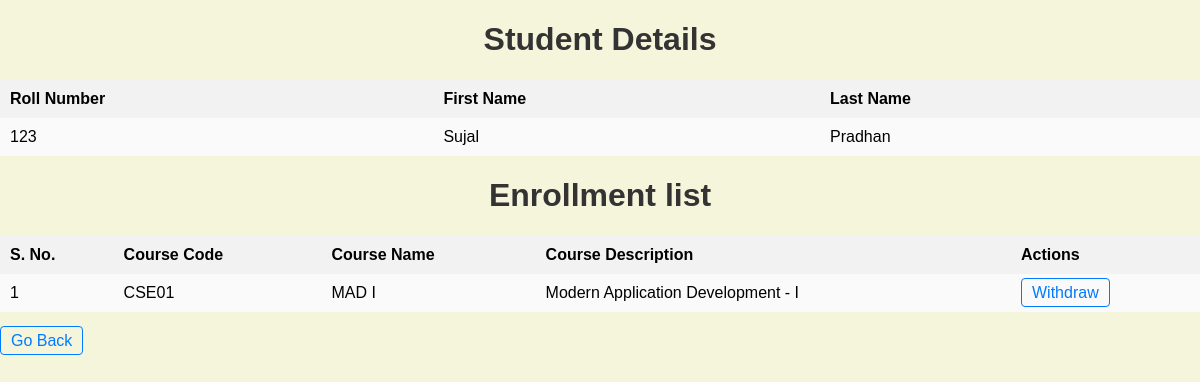
Screenshot of /student/1 with the database file from the repository.
### model.py (models this page shows)
class Student(db.Model):
    __tablename__='student'
    student_id=db.Column(db.Integer,primary_key=True,autoincrement=True)
    roll_number=db.Column(db.String,unique=True,nullable=False)
    first_name=db.Column(db.String,nullable=False)
    last_name=db.Column(db.String)
    courses=db.relationship('Course',backref='student',secondary='enrollments')

class Course(db.Model):
    __tablename__='course'
    course_id=db.Column(db.Integer,primary_key=True,autoincrement=True)
    course_code=db.Column(db.String,unique=True,nullable=False)
    course_name=db.Column(db.String,nullable=False)
    course_description=db.Column(db.String)

### app.py (the view)
@app.route('/student/<int:student_id>')
def details(student_id):
    s=Student.query.get(student_id)
    list=s.courses
    return render_template('details.html',list=list,s=s)

### templates/details.html (shortened to what this page needs)
<!DOCTYPE html>
<html>
    <head>
        <link rel="stylesheet" type="text/css" href="{{ url_for('static', filename='details.css') }}">
    </head>
    <body>
        <h1 align ="center">Student Details</h1>
        <table id = "personal-details">
            <tr>
                <th>Roll Number</th>
                <th>First Name</th>
                <th>Last Name</th>
            </tr>
            <tr>
                <td>{{s.roll_number}}</td>
                <td>{{s.first_name}}</td>
                <td>{{s.last_name}}</td>
            </tr>
        </table>
        <h1 align="center">Enrollment list</h1>
        <table id = "enroll-table">
            <tr>
                <th>S. No.</th>
                <th>Course Code</th>
                <th>Course Name</th>
                <th>Course Description</th>
                <th>Actions</th>
            </tr>
            {% for i in list %}
            <tr>
                <td>{{i.course_id}}</td>
                <td>{{i.course_code}}</td>
                <td>{{i.course_name}}</td>
                <td>{{i.course_description}}</td>
                <td><a href="/student/{{i.student_id}}/withdraw/{{i.course_id}}">Withdraw</a></td>
            </tr>
            {% endfor %}
        </table>
        <a href="/">Go Back</a>
    </body>
</html>

### static/details.css (style rules this page uses)
body { background-color: beige; font-family: Arial, sans-serif; margin: 0; padding: 0; }
h1 { text-align: center; color: #333; }
table { width: 100%; border-collapse: collapse; margin-bottom: 20px; }
th, td { padding: 10px; text-align: left; }
th { background-color: #f2f2f2; }
tr:nth-child(even) { background-color: #fafafa; }
a { text-decoration: none; color: #007bff; padding: 5px 10px; border-radius: 4px; border: 1px solid #007bff; }

### rows the page displays
Student: roll_number "123", first_name "Sujal", last_name "Pradhan"
Course: course_id "1", course_code "CSE01", course_name "MAD I", course_description "Modern Application Development - I"
